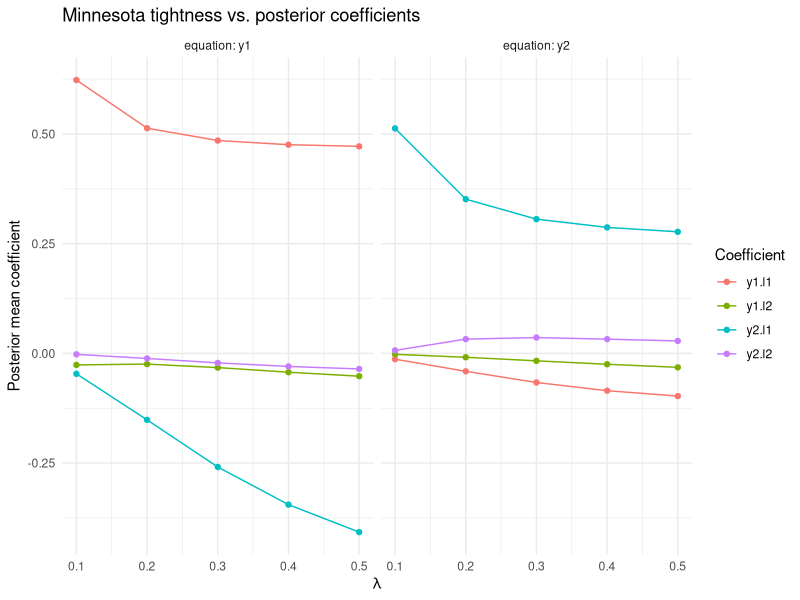

The R script that drew this image:
## ---- chunk 1
library(ggplot2)
library(tidyverse)
## ---- chunk 2
Y <- as.matrix(read.csv("notebooks/simdata/Y_sim.csv", header = FALSE, col.names = c("y1", "y2")))

T <- nrow(Y) # Number of time periods
K <- ncol(Y) # Number of variables
P <- 2

Y_eff <- Y[(P+1):T, ]                    
X <- cbind(1,
           Y[P:(T-1), ],                 
           Y[1:(T-2), ])                 
                                      
## ---- chunk 3
lambda <- 0.2  
theta  <- 0.2  
alpha    <- 1   
delta  <- rep(1, K)
sigma <- numeric(K)

for (k in 1:K) {
  sigma[k] <- sqrt(arima(Y[, k], order = c(P, 0, 0))$sigma2)
}

M <- K * P + 1
B_post     <- matrix(0, nrow = M, ncol = K)
V_post_lst <- vector("list", K)

for (j in 1:K) {
    # Step 2: build gamma_bar, tau
    gamma_bar <- numeric(M)
    tau       <- numeric(M)
    tau[1]    <- 1e6

    for (l in 1:P) {
      for (r in 1:K) {
        pos <- 1 + (l - 1) * K + r
        if (r == j) {
          gamma_bar[pos] <- if (l == 1) delta[j] else 0
          tau[pos]       <- lambda / l^alpha
        } else {
          gamma_bar[pos] <- 0
          tau[pos]       <- (lambda * theta * sigma[j]) / (l^alpha * sigma[r])
        }
      }
    }
  
    # Step 3: build R_j, r_j
    R_j <- diag(sigma[j] / tau)        # M x M diagonal
    r_j <- gamma_bar * (sigma[j] / tau) # length M
    
    # Step 4: compute posterior moments
    XtX_post   <- crossprod(X) + crossprod(R_j)
    gamma_post <- solve(XtX_post, crossprod(X, Y_eff[, j]) + crossprod(R_j, r_j))
    V_post     <- sigma[j]^2 * solve(XtX_post)
    
    B_post[, j]     <- gamma_post
    V_post_lst[[j]] <- V_post
}

print(B_post)
## ---- chunk 4
conj_litter <- function(Y, P, lambda, theta, alpha = 1) {
  
  T <- nrow(Y) # Number of time periods
  K <- ncol(Y) # Number of variables
  P <- P # Number of lags

  Y_eff <- Y[(P+1):T, ]                    
  X <- cbind(1,
            Y[P:(T-1), ],                 
            Y[1:(T-2), ])  
  
  lambda <- lambda  
  theta  <- theta  
  alpha  <- alpha   
  delta  <- rep(1, K)
  sigma <- numeric(K)
  
  for (k in 1:K) {
    sigma[k] <- sqrt(arima(Y[, k], order = c(P, 0, 0))$sigma2)
  }

  M <- K * P + 1
  B_post     <- matrix(0, nrow = M, ncol = K)
  V_post_lst <- vector("list", K)

  for (j in 1:K) {
      # Step 2: build gamma_bar, tau
      gamma_bar <- numeric(M)
      tau       <- numeric(M)
      tau[1]    <- 1e6

      for (l in 1:P) {
        for (r in 1:K) {
          pos <- 1 + (l - 1) * K + r
          if (r == j) {
            gamma_bar[pos] <- if (l == 1) delta[j] else 0
            tau[pos]       <- lambda / l^alpha
          } else {
            gamma_bar[pos] <- 0
            tau[pos]       <- (lambda * theta * sigma[j]) / (l^alpha * sigma[r])
          }
        }
      }
    
      # Step 3: build R_j, r_j
      R_j <- diag(sigma[j] / tau)        # M x M diagonal
      r_j <- gamma_bar * (sigma[j] / tau) # length M
      
      # Step 4: compute posterior moments
      XtX_post   <- crossprod(X) + crossprod(R_j)
      gamma_post <- solve(XtX_post, crossprod(X, Y_eff[, j]) + crossprod(R_j, r_j))
      V_post     <- sigma[j]^2 * solve(XtX_post)
      
      B_post[, j]     <- gamma_post
      V_post_lst[[j]] <- V_post
  }
  return(t(B_post))
}

## ---- chunk 5

lambda_check <- c(0.1, 0.2, 0.3, 0.4, 0.5)
B_post_list <- vector(mode = "list", length = length(lambda_check))

for (i in 1:length(lambda_check)) {
   coef <- conj_litter(Y, P = 2, lambda = lambda_check[i], theta = 0.2, alpha = 1)

   B_post_list[[i]] <- coef
}

B_post_list[1]
## ---- chunk 6
coef_names <- c("const", "y1.l1", "y2.l1", "y1.l2", "y2.l2")
eq_names   <- c("y1", "y2")

coef_df <- map2(B_post_list, lambda_check, function(B, lam) {
  colnames(B) <- coef_names
  as_tibble(B) %>%
    mutate(equation = eq_names, lambda = lam)
}) |>
  list_rbind() %>%
  pivot_longer(all_of(coef_names), names_to = "param", values_to = "value")

coef_df %>%
  filter(param != "const") |>  # const has a near-flat prior (τ=1e6); drop so AR scale is readable
  ggplot(aes(lambda, value, color = param)) +
  geom_line() +
  geom_point() +
  facet_wrap(~ equation, labeller = label_both) +
  labs(x = expression(lambda), y = "Posterior mean coefficient",
       color = "Coefficient",
       title = "Minnesota tightness vs. posterior coefficients") +
  theme_minimal()
